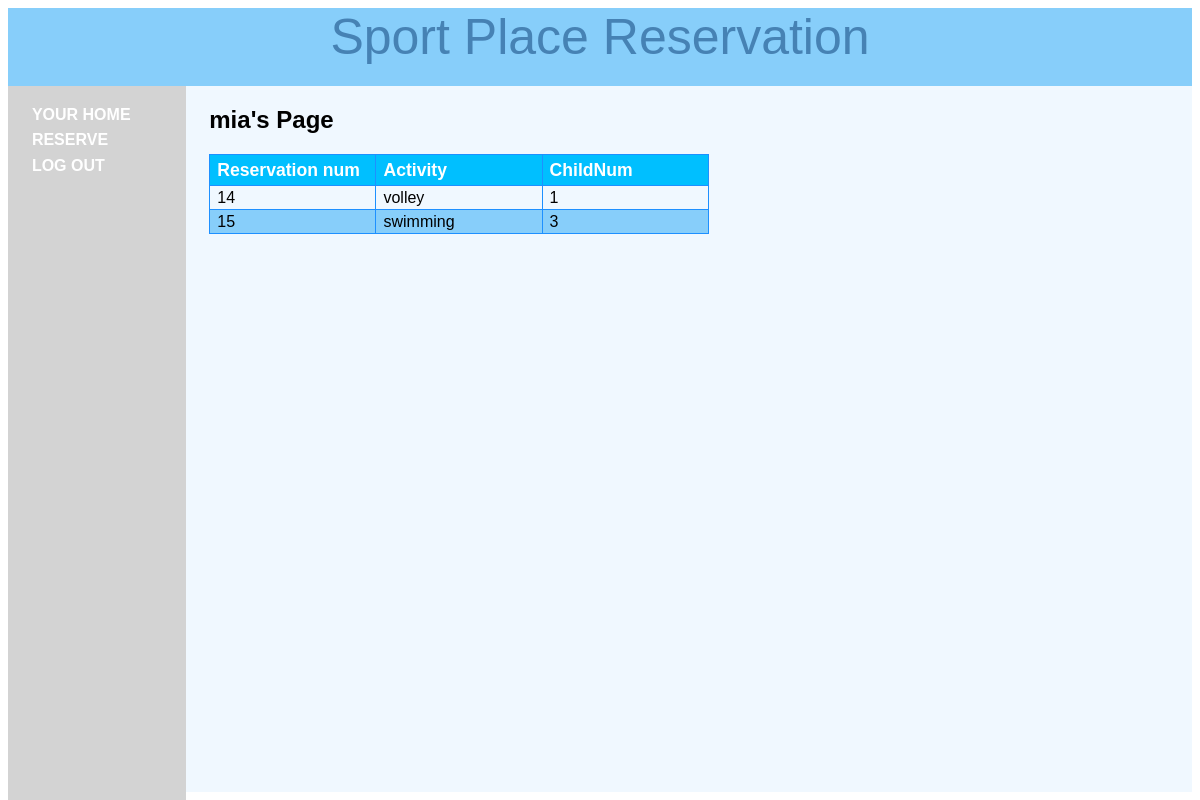
The page /members.php (signed in) on the database its author committed.
### tables this page shows
CREATE TABLE IF NOT EXISTS `reservations` (
`reservenum` int(10) unsigned NOT NULL,
  `user` varchar(16) DEFAULT NULL,
  `activity` varchar(20) DEFAULT NULL,
  `childnum` int(11) DEFAULT NULL
);

### function.php (called while the page is built, shortened)
<?php
$dbhost  = '127.0.0.1';
$dbname  = 'sport';
$dbuser  = 'cheng';
$dbpass  = '1234567';
$conn = mysqli_connect($dbhost, $dbuser, $dbpass,$dbname);
function queryMysql($query)
{
	global $conn;
	$result = mysqli_query($conn, $query);
	return $result;
}

### members.php (the view, shortened to what this page needs)
<?php
include_once 'header.php';
$user = $_SESSION['user'];
echo "<h2>$user's Page</h2>";
	$result = queryMysql("SELECT * FROM reservations WHERE user='$user'");
	$ris = mysqli_fetch_array($result);
	$n = 0;
	if($ris!=NULL){
	echo "<table style='border-collapse:collapse;'><tr><th>Reservation num</th><th>Activity</th><th>ChildNum</th></tr>";
	while($ris != NULL)
	{
		if($n%2 == 0){
		echo "<tr><td>";
		}else{
			echo "<tr class='alt'><td>";
		}
		echo($ris["reservenum"]);
		echo "</td><td>";
		echo($ris["activity"]);
		echo "</td><td>";
		echo($ris["childnum"]);
		echo "</td></tr>";
	$ris = mysqli_fetch_array($result);
	$n = $n + 1;
	}
	echo "</table>";
}else
	echo "No reservation.";
?>

### header.php (style rules this page uses)
td,th { width:4cm;font-size:1em;border:1px solid #1E90FF;padding:3px 7px 2px 7px; }
th { font-size:1.1em;text-align:left;padding-top:5px;padding-bottom:4px;background-color:#00BFFF;color:#ffffff }
tr.alt td { color:#000000;background-color:#87CEFA; }

### rows shown on the page
reservations: reservenum "14", activity "volley", childnum "1"
reservations: reservenum "15", activity "swimming", childnum "3"

### other values the page prints
$appname "Sport Place Reservation"
$user "mia"
